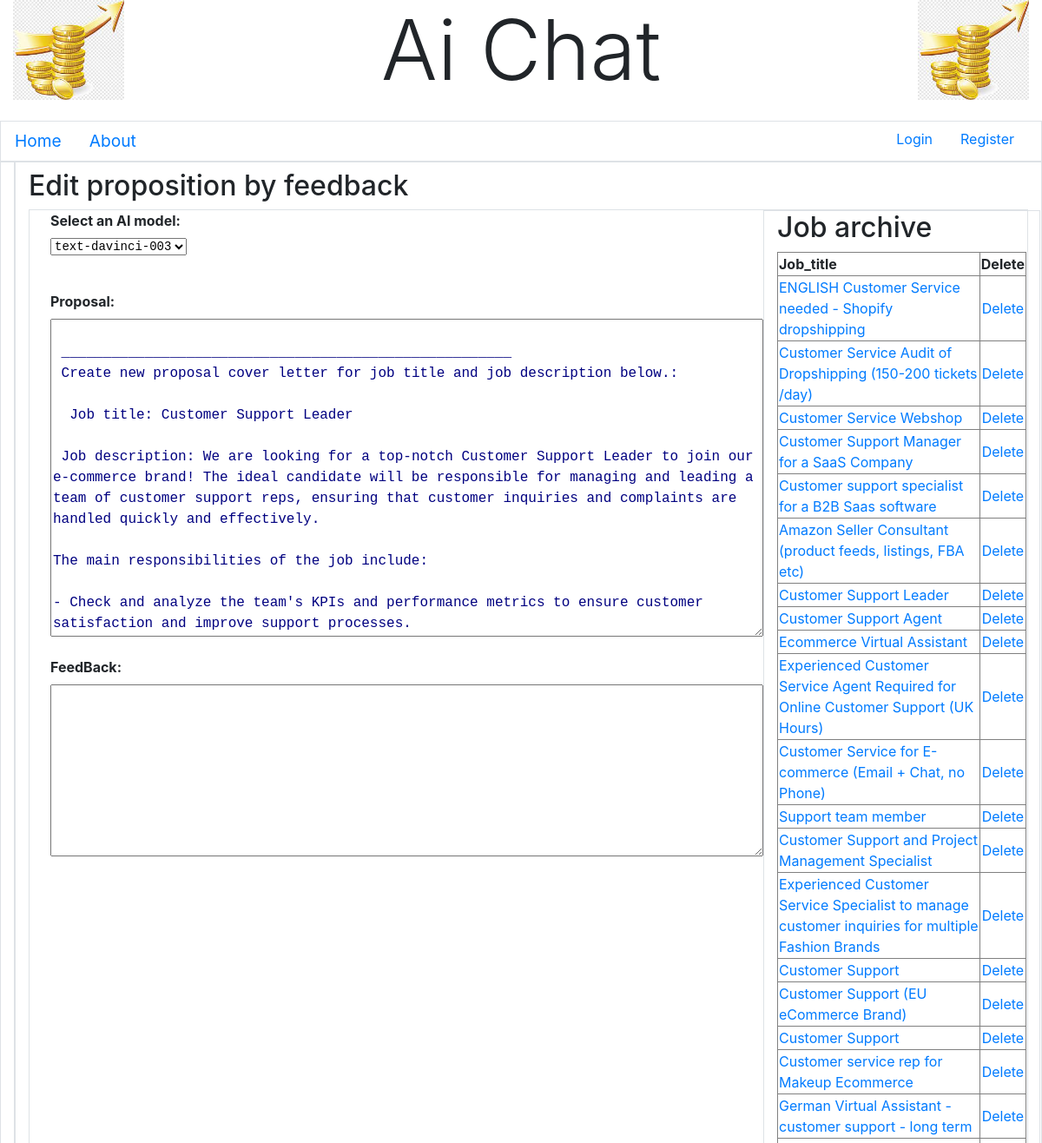
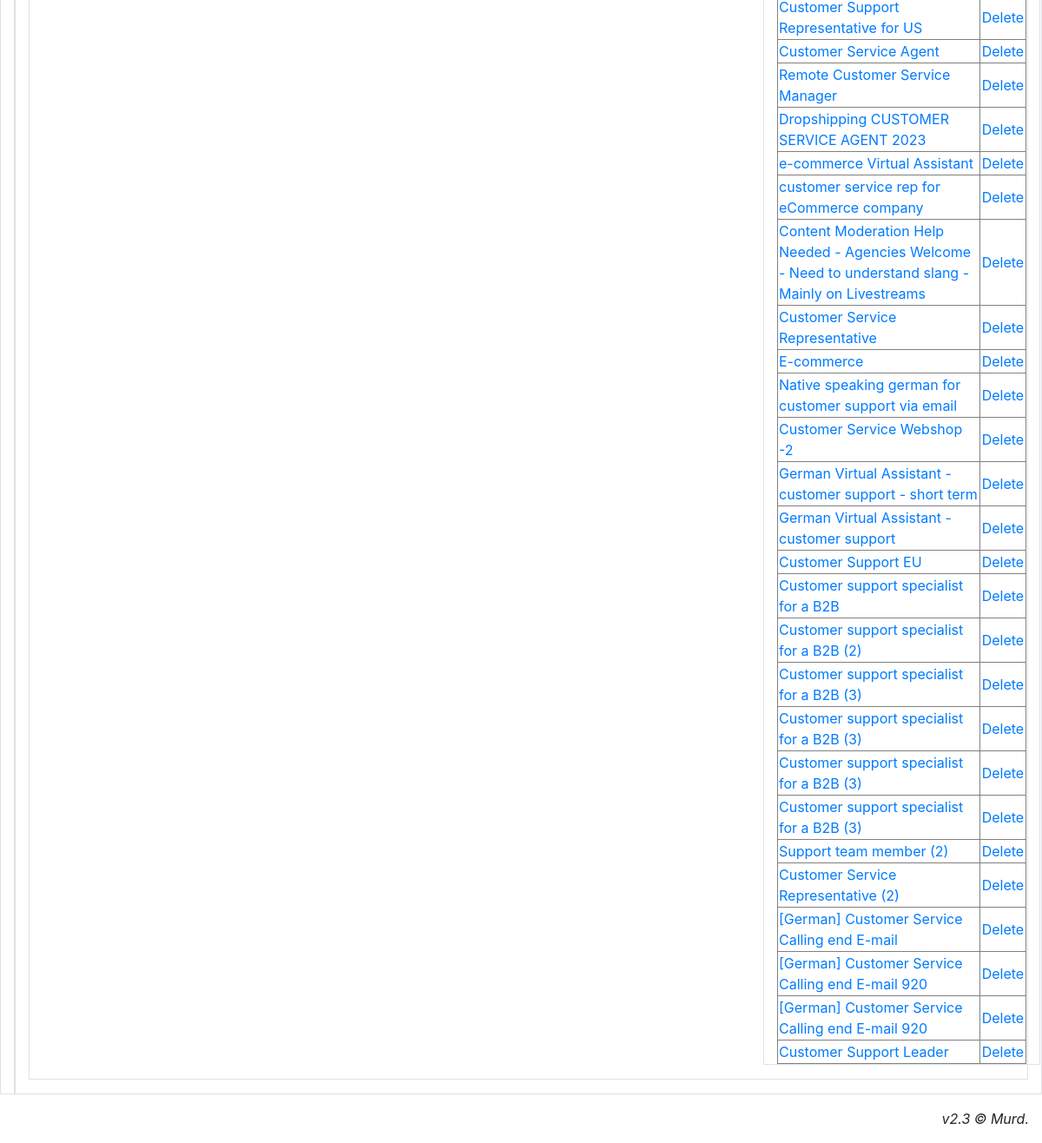
Page /chat/db/edit/ on the committed database (2 pictures, top to bottom).
### chat/models.py (models this page shows, shortened)
class MessageChain(models.Model):
    owner = models.ForeignKey(AdvUser, verbose_name='Chein owner.', on_delete = models.DO_NOTHING)
    created_at = models.DateTimeField(auto_now_add=True, db_index=True, verbose_name='Message time.')
    job_title = models.TextField(default = "noname")
    job_description = models.TextField()
    proposal_cover_letter = models.TextField()
    chat_interview = models.TextField()

### chat/views.py (the view, shortened to what this page needs)
# urls.py: path('chat/db/edit/', views.edit_proposal_page, name= 'my_edit_proposal'),
def edit_proposal_page(request, id = 0):
    template = 'chat/chat_edit_proposal.html'
    jobs = MessageChain.objects.all()
    models = [(0, 'text-davinci-003'), (1, 'gpt-3.5-turbo')]
    if (id > 0):
        curr_job_chain = MessageChain.objects.get(id=id)
    else:
        curr_job_chain = MessageChain.objects.last()
    if (curr_job_chain == None):
        parts = JobForm()
    else:
        messages = []
        res = ProposalHistory.objects.filter(message_chain=curr_job_chain)
        if(len(res) == 0):
            messages.extend(curr_job_chain.proposal_cover_letter)
        else:
            for qa in res:
                if not (pd.isna(qa.user_question)):
                    messages.extend(["\n ______________________________________________________ \n", qa.user_question, "\n ______________________________________________________ \n", qa.ai_answer])
        st = ""
        for buf in messages:
            st += buf
        parts = EditJobForm(initial= {"f_content":st})
    context = {"form": parts, "jobs": jobs}
    return render(request, template, context)

### chat/forms.py
class EditJobForm(forms.Form):
    f_content = forms.CharField(label="Proposal", widget= forms.Textarea(attrs={'class':'text_field', 'rows':'15', 'cols':'80'}), disabled = False, required=True)
    f_feedback = forms.CharField(label="FeedBack", widget= forms.Textarea(attrs={'class':'text_field', 'rows':'8', 'cols':'80'}), disabled = False, required=False)
    f_model = forms.ChoiceField(label="Select an AI model:", initial=0, required= True, choices=((0, "text-davinci-003"), (1, "gpt-3.5-turbo")))

### chat/templates/chat/chat_edit_proposal.html (shortened to what this page needs)
{% extends "chat/chat_base.html" %}
{% load static %}
{% load bootstrap4 %}
{% block content %}
<h2> Edit proposition by feedback </h2>
<div class="conteiner-fluid mb-2 border">
<form name="Edit proposal" method="POST" >
  <div class="row mb-2">
	<div class="col">
	<div class="row ml-4">
		<div class = "col">
			<div class="row">
				<b>{{ form.f_model.label_tag }}</b>
			</div>
			<div class="text_field row ">
				<pre>{{ form.f_model }}</pre>
			</div>
			<div class="row">&nbsp </div>
			<div class="row">
				<b>{{ form.f_content.label_tag }}</b>
			</div>
			<div class="text_field row ">
				<pre>{{ form.f_content|safe }}</pre>
			</div>
			<div class="row">
				<b>{{ form.f_feedback.label_tag }}</b>
			</div>
			<div class="text_field row ">
				<pre>{{ form.f_feedback|safe }}</pre>
			</div>
		</div>
	</div>
	</div>
	<div class="col mb-2 border">
		<h2> Job archive</h2>
		<table border="1" colspan="2" width="100%">
		<tr>
		<th>Job_title </th>
		<th>Delete</th>
		</tr>
		{% for record in jobs %}
		<tr>
		<td><a href="{% url 'chat:my_edit_proposal' id=record.id %}" style="text-decoration:None">{{record.job_title }}</a></td>
		<td align="center"><a href="{% url 'chat:my_del_record_edit' id=record.id %}" style="text-decoration:None">Delete</a></td>
		</tr>
		{% endfor %}
		</table>
	</div>
</form>
</div>
{% endblock %}

### chat/static/my_css/chat_style.css (style rules this page uses)
.text_field { white-space: pre-wrap; font-size: 16px; line-height: 1.5; color: navy; }

### rows in the picture
MessageChain: job_title "ENGLISH Customer Service needed - Shopify dropshipping"
MessageChain: job_title "Customer Service Audit of Dropshipping (150-200 tickets /day)"
MessageChain: job_title "Customer Service Webshop"
MessageChain: job_title "Customer Support Manager for a SaaS Company"
MessageChain: job_title "Customer support specialist for a B2B Saas software"
MessageChain: job_title "Amazon Seller Consultant (product feeds, listings, FBA etc)"
MessageChain: job_title "Customer Support Leader"
MessageChain: job_title "Customer Support Agent"
MessageChain: job_title "Ecommerce Virtual Assistant"
MessageChain: job_title "Experienced Customer Service Agent Required for Online Customer Support (UK Hours)"
MessageChain: job_title "Customer Service for E-commerce (Email + Chat, no Phone)"
MessageChain: job_title "Support team member"
MessageChain: job_title "Customer Support and Project Management Specialist"
MessageChain: job_title "Experienced Customer Service Specialist to manage customer inquiries for multiple Fashion Brands"
MessageChain: job_title "Customer Support"
MessageChain: job_title "Customer Support (EU eCommerce Brand)"
MessageChain: job_title "Customer Support"
MessageChain: job_title "Customer service rep for Makeup Ecommerce"
MessageChain: job_title "German Virtual Assistant - customer support - long term"
MessageChain: job_title "Customer Support Representative for US"
MessageChain: job_title "Customer Service Agent"
MessageChain: job_title "Remote Customer Service Manager"
MessageChain: job_title "Dropshipping CUSTOMER SERVICE AGENT 2023"
MessageChain: job_title "e-commerce Virtual Assistant"
MessageChain: job_title "customer service rep for eCommerce company"
MessageChain: job_title "Content Moderation Help Needed - Agencies Welcome - Need to understand slang - Mainly on Livestreams"
MessageChain: job_title "Customer Service Representative"
MessageChain: job_title "E-commerce"
MessageChain: job_title "Native speaking german for customer support via email"
MessageChain: job_title "Customer Service Webshop -2"
MessageChain: job_title "German Virtual Assistant - customer support - short term"
MessageChain: job_title "German Virtual Assistant - customer support"
MessageChain: job_title "Customer Support EU"
MessageChain: job_title "Customer support specialist for a B2B"
MessageChain: job_title "Customer support specialist for a B2B (2)"
MessageChain: job_title "Customer support specialist for a B2B (3)"
MessageChain: job_title "Customer support specialist for a B2B (3)"
MessageChain: job_title "Customer support specialist for a B2B (3)"
MessageChain: job_title "Customer support specialist for a B2B (3)"
MessageChain: job_title "Support team member (2)"
MessageChain: job_title "Customer Service Representative (2)"
MessageChain: job_title "[German] Customer Service Calling end E-mail"
MessageChain: job_title "[German] Customer Service Calling end E-mail 920"
MessageChain: job_title "[German] Customer Service Calling end E-mail 920"
MessageChain: job_title "Customer Support Leader"
